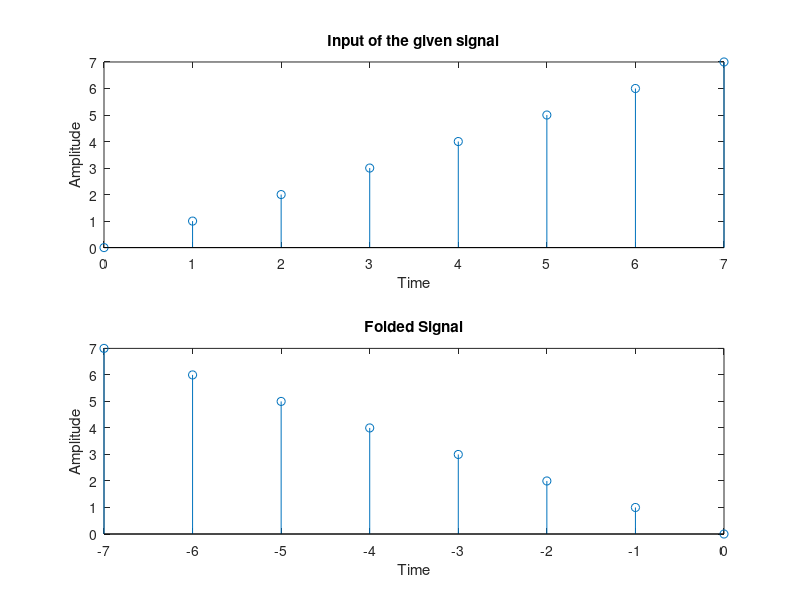

Recreate this plot in MATLAB.
clc;
clear all;
close all;

n = 0:1:7;
x = [0, 1, 2, 3, 4, 5, 6, 7];

y = fliplr(x);
m = fliplr(n);

subplot(2,1,1);
stem(n, x);
xlabel('Time');
ylabel('Amplitude');
title('Input of the given signal');

subplot(2,1,2);
stem(-m, y);
xlabel('Time');
ylabel('Amplitude');
title('Folded Signal');
